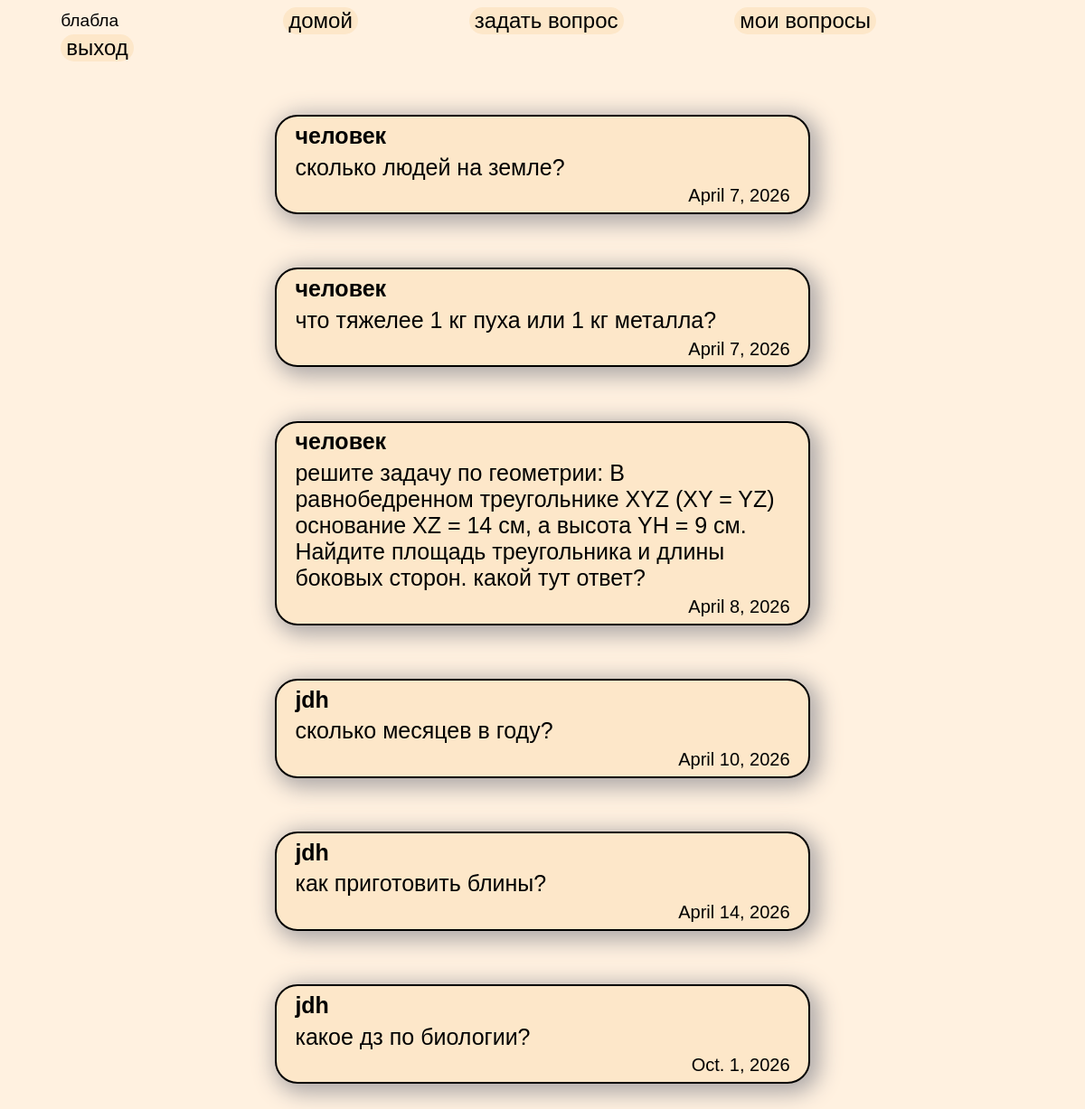
Screenshot of /about (signed in) with the database file from the repository.
### verification/models.py (models this page shows)
class Person(models.Model):
    name=models.CharField(max_length=20)
    age=models.IntegerField()
    nickname=models.CharField(max_length=10,unique=True)
    password=models.CharField(max_length=100)

class Questions(models.Model):
    id_persons=models.ForeignKey(Person,on_delete=models.CASCADE)
    questions=models.TextField()
    date=models.DateField(auto_now_add=True)

### verification/views.py (the view)
# urls.py: path('',views.about),
def about(request):
    if 'user_id' not in request.session.keys():
        return redirect('/')
    nickname=Person.objects.get(id=request.session['user_id']).nickname
    if request.method=='POST':
        request.session.flush()
        return redirect('/')
    return render(request,'about.html', context={'nickname':nickname , 'questions':Questions.objects.all(),'len':len(Questions.objects.all())})

### verification/templates/about.html (shortened to what this page needs)
{%extends "template.html"%}
{%block body%}
    <div id="head">
        <p id="head-p">{{nickname}}</p>
        <a href="/about"><button id="head-button">домой</button></a>
        <a href="/about/create_question"><button id="head-button">задать вопрос</button></a>
        <a href="/about/my_questions"><button id="head-button">мои вопросы</button></a>
        <form style='display: inline;', method="post">
            <button type="submit"  id="head-button">выход</button>
        </form>
    </div>
    {%if len == 0 %}
        <P id="no_answer_text"></style>нет ваших вопросов:(</P>
    {%else%}
    {%for i in questions%}
    <a href="/about/question?id={{i.id}}"><button id="question_box">
        <p id="question_text" style="font-weight: 900;">{{i.id_persons.nickname}}</p>
        <p id="question_text">{{i.questions}}</p>
        <p id="date">{{i.date}}</p>
    </button></a>
    {%endfor%}
    {%endif%}
{%endblock body%}

### verification/static/css/style.css (style rules this page uses)
* { font-family: Arial, Helvetica, sans-serif; vertical-align: middle; }
a { text-decoration: none; }
p { position: relative; }
body { background-color: rgb(255, 241, 224); }
button { font-size: 125%; background-color: rgb(253, 231, 201); border: 0px; }
#head-button { margin: 0% 5%; font-size: 150%; display: inline; border-radius: 50px; }
#feriv_box,#question_box { width: 50%; box-shadow: 5px 5px 25px 5px rgb(172, 167, 167); border: 2.5px solid rgb(0, 0, 0); }
#question_box { border-radius:25px ; margin: 0% 25% 5% 25%; }
#question_text { font-size: 125% ; margin: 1% 2.5%; text-align: left; }
#date { font-size: 100% ; margin: 1% 2.5%; text-align: right; }
#head { margin:0% 0% 5% 0%; }
#head-p { margin: 0% 10% 0% 5%; display: inline; font-size: 120%; max-height: 25%; }

### rows the page displays
Person: nickname "блабла"
Questions: id_persons.nickname "человек", questions "сколько людей на земле?", date "April 7, 2026"
Questions: id_persons.nickname "человек", questions "что тяжелее 1 кг пуха или 1 кг металла?", date "April 7, 2026"
Questions: id_persons.nickname "человек", questions "решите задачу по геометрии: В равнобедренном треугольнике XYZ (XY = YZ) основание XZ = 14 см, а высота YH = 9 см. Найдите площадь треугольника и длины боковых сторон. какой тут ответ?", date "April 8, 2026"
Questions: id_persons.nickname "jdh", questions "сколько месяцев в году?", date "April 10, 2026"
Questions: id_persons.nickname "jdh", questions "как приготовить блины?", date "April 14, 2026"
Questions: id_persons.nickname "jdh", questions "какое дз по биологии?", date "Oct. 1, 2026"
